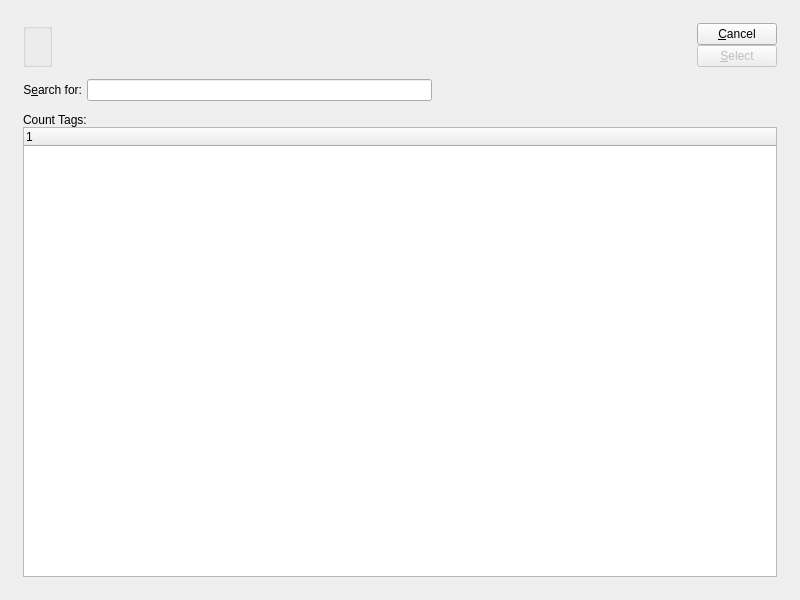
<ui version="4.0" >
 <comment>This file is part of the xTuple ERP: PostBooks Edition, a free and
open source Enterprise Resource Planning software suite,
Copyright (c) 1999-2010 by OpenMFG LLC, d/b/a xTuple.
It is licensed to you under the Common Public Attribution License
version 1.0, the full text of which (including xTuple-specific Exhibits)
is available at www.xtuple.com/CPAL.  By using this software, you agree
to be bound by its terms.</comment>
 <class>countTagList</class>
 <widget class="QDialog" name="countTagList" >
  <property name="geometry" >
   <rect>
    <x>0</x>
    <y>0</y>
    <width>800</width>
    <height>600</height>
   </rect>
  </property>
  <property name="windowTitle" >
   <string>Count Tag List</string>
  </property>
  <layout class="QGridLayout" name="gridLayout_3" >
   <item row="0" column="0" >
    <layout class="QGridLayout" name="gridLayout_2" >
     <property name="margin" >
      <number>12</number>
     </property>
     <property name="spacing" >
      <number>12</number>
     </property>
     <item row="0" column="0" >
      <layout class="QHBoxLayout" >
       <property name="spacing" >
        <number>7</number>
       </property>
       <item>
        <layout class="QVBoxLayout" >
         <property name="spacing" >
          <number>5</number>
         </property>
         <item>
          <layout class="QHBoxLayout" >
           <property name="spacing" >
            <number>0</number>
           </property>
           <item>
            <widget class="WarehouseGroup" name="_warehouse" >
             <property name="title" >
              <string/>
             </property>
             <property name="fixedSize" >
              <bool>false</bool>
             </property>
            </widget>
           </item>
           <item>
            <spacer>
             <property name="orientation" >
              <enum>Qt::Horizontal</enum>
             </property>
             <property name="sizeType" >
              <enum>QSizePolicy::Expanding</enum>
             </property>
             <property name="sizeHint" stdset="0" >
              <size>
               <width>20</width>
               <height>20</height>
              </size>
             </property>
            </spacer>
           </item>
          </layout>
         </item>
        </layout>
       </item>
       <item>
        <layout class="QVBoxLayout" >
         <property name="spacing" >
          <number>0</number>
         </property>
         <item>
          <layout class="QVBoxLayout" >
           <property name="spacing" >
            <number>0</number>
           </property>
           <item>
            <widget class="QPushButton" name="_close" >
             <property name="text" >
              <string>&amp;Cancel</string>
             </property>
            </widget>
           </item>
           <item>
            <widget class="QPushButton" name="_select" >
             <property name="enabled" >
              <bool>false</bool>
             </property>
             <property name="text" >
              <string>&amp;Select</string>
             </property>
             <property name="default" >
              <bool>true</bool>
             </property>
            </widget>
           </item>
          </layout>
         </item>
         <item>
          <spacer>
           <property name="orientation" >
            <enum>Qt::Vertical</enum>
           </property>
           <property name="sizeType" >
            <enum>QSizePolicy::Expanding</enum>
           </property>
           <property name="sizeHint" stdset="0" >
            <size>
             <width>20</width>
             <height>0</height>
            </size>
           </property>
          </spacer>
         </item>
        </layout>
       </item>
      </layout>
     </item>
     <item row="2" column="0" >
      <widget class="QFrame" name="_frame" >
       <property name="sizePolicy" >
        <sizepolicy vsizetype="Expanding" hsizetype="Preferred" >
         <horstretch>0</horstretch>
         <verstretch>1</verstretch>
        </sizepolicy>
       </property>
       <property name="frameShape" >
        <enum>QFrame::NoFrame</enum>
       </property>
       <property name="frameShadow" >
        <enum>QFrame::Raised</enum>
       </property>
       <layout class="QGridLayout" name="gridLayout" >
        <property name="margin" >
         <number>0</number>
        </property>
        <item row="0" column="0" >
         <layout class="QVBoxLayout" >
          <property name="spacing" >
           <number>0</number>
          </property>
          <item>
           <widget class="QLabel" name="_countTagsLit" >
            <property name="text" >
             <string>Count Tags:</string>
            </property>
           </widget>
          </item>
          <item>
           <widget class="XTreeWidget" name="_cnttag" />
          </item>
         </layout>
        </item>
       </layout>
      </widget>
     </item>
     <item row="1" column="0" >
      <layout class="QHBoxLayout" >
       <property name="spacing" >
        <number>5</number>
       </property>
       <item>
        <widget class="QLabel" name="_searchForLit" >
         <property name="text" >
          <string>S&amp;earch for:</string>
         </property>
         <property name="alignment" >
          <set>Qt::AlignRight|Qt::AlignTrailing|Qt::AlignVCenter</set>
         </property>
         <property name="buddy" >
          <cstring>_searchFor</cstring>
         </property>
        </widget>
       </item>
       <item>
        <widget class="XLineEdit" name="_searchFor" />
       </item>
       <item>
        <spacer name="horizontalSpacer" >
         <property name="orientation" >
          <enum>Qt::Horizontal</enum>
         </property>
         <property name="sizeHint" stdset="0" >
          <size>
           <width>40</width>
           <height>20</height>
          </size>
         </property>
        </spacer>
       </item>
      </layout>
     </item>
    </layout>
   </item>
  </layout>
 </widget>
 <layoutdefault spacing="6" margin="11" />
 <pixmapfunction>qPixmapFromMimeSource</pixmapfunction>
 <customwidgets>
  <customwidget>
   <class>WarehouseGroup</class>
   <extends>QGroupBox</extends>
   <header>warehousegroup.h</header>
  </customwidget>
  <customwidget>
   <class>XLineEdit</class>
   <extends>QLineEdit</extends>
   <header>xlineedit.h</header>
  </customwidget>
  <customwidget>
   <class>XTreeWidget</class>
   <extends>QTreeWidget</extends>
   <header>xtreewidget.h</header>
  </customwidget>
 </customwidgets>
 <tabstops>
  <tabstop>_searchFor</tabstop>
  <tabstop>_warehouse</tabstop>
  <tabstop>_cnttag</tabstop>
  <tabstop>_select</tabstop>
  <tabstop>_close</tabstop>
 </tabstops>
 <includes>
  <include location="global" >parameter.h</include>
 </includes>
 <resources/>
 <connections>
  <connection>
   <sender>_cnttag</sender>
   <signal>valid(bool)</signal>
   <receiver>_select</receiver>
   <slot>setEnabled(bool)</slot>
   <hints>
    <hint type="sourcelabel" >
     <x>20</x>
     <y>20</y>
    </hint>
    <hint type="destinationlabel" >
     <x>20</x>
     <y>20</y>
    </hint>
   </hints>
  </connection>
  <connection>
   <sender>_cnttag</sender>
   <signal>itemSelected(int)</signal>
   <receiver>_select</receiver>
   <slot>animateClick()</slot>
   <hints>
    <hint type="sourcelabel" >
     <x>20</x>
     <y>20</y>
    </hint>
    <hint type="destinationlabel" >
     <x>20</x>
     <y>20</y>
    </hint>
   </hints>
  </connection>
 </connections>
</ui>
